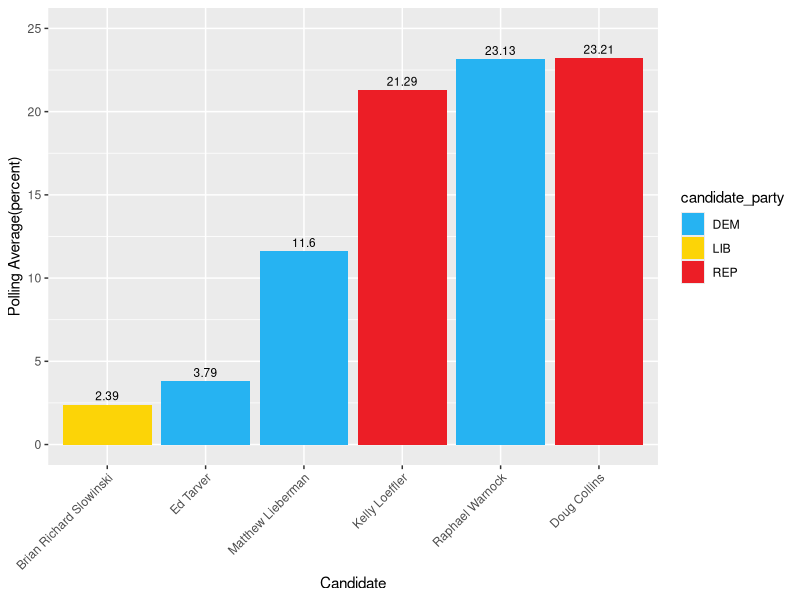
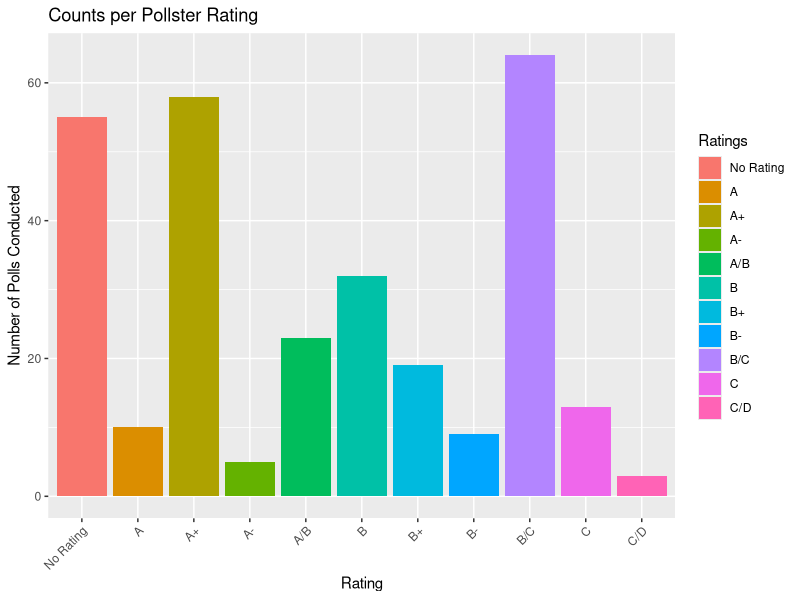

Generate these figures, in order, with R:
## ---- chunk 1
knitr::opts_chunk$set(echo = TRUE)
library(tidyverse)
library(scales)
## ---- chunk 2
polls <- read.csv("senate_polls.csv")
## ---- chunk 3
polls <- polls %>%
  filter(state == "Georgia") %>%
  filter(race_id == "7780") %>%
  group_by(candidate_name)
polls
## ---- chunk 4
EDA_polls <- polls %>% 
  group_by(candidate_name, candidate_party) %>%
  summarise(average_polling = mean(pct)) %>%
  filter(candidate_name == "Raphael Warnock" | candidate_name == "Kelly Loeffler" | candidate_name == "Doug Collins" |
         candidate_name == "Matthew Lieberman" | candidate_name == "Ed Tarver" | candidate_name == "Brian Richard Slowinski")

ggplot(EDA_polls, aes(reorder(candidate_name, average_polling), average_polling, fill = candidate_party, label = round(average_polling, 2))) +
  geom_bar(stat = "identity") +
  scale_fill_manual(values=c("#26b3f2", "#fcd407", "#ec1e26")) +
  theme(axis.text.x = element_text(angle = 45, hjust=1)) +
  ylab("Polling Average(percent)") +
  xlab("Candidate") +
  geom_text(position = position_dodge(width = .9),    # move to center of bars
              vjust = -.5,    # nudge above top of bar
              size = 3) +
  ylim(0, 25)
## ---- chunk 5
EDA_polls_rating <- polls %>% 
  group_by(fte_grade) %>%
  count(fte_grade) %>%
  mutate(fte_grade = fct_recode(fte_grade, "No Rating" = ""))

#fct_recode 

ggplot(EDA_polls_rating, aes(fte_grade, n, fill = fte_grade)) +
  geom_bar(stat = "identity") +
  theme(axis.text.x = element_text(angle = 45, hjust=1)) +
  ylab("Number of Polls Conducted") +
  xlab("Rating") +
  ggtitle("Counts per Pollster Rating") +
  labs(fill = "Ratings")
